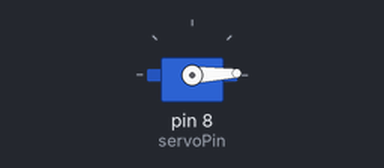
A sketch run on a simulated Arduino Uno, built with avr-gcc and run on an emulated ATmega328P. On the bench: servo.

Above: at 0.05 s.
At 1.75 s:
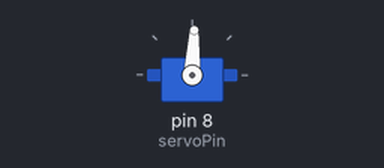
At 3.45 s:
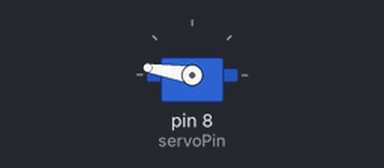
At 6.9 s:
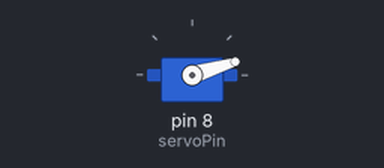
Timing chart, 0 to 9.4 s (numbered marks = the images above):
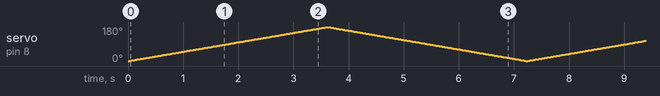

The sketch:

ServoTest.ino
```cpp
#include <Servo.h>

Servo myServo;
int servoPin = 8;
int currentPos = 0;

void setup () {
  myServo.attach(servoPin);
}

void loop () {
  for (currentPos = 0; currentPos < 180; currentPos++) {
    myServo.write(currentPos);
    delay(20);
  }

  for (currentPos = 180; currentPos > 0; currentPos--) {
    myServo.write(currentPos);
    delay(20);
  }
}
```
